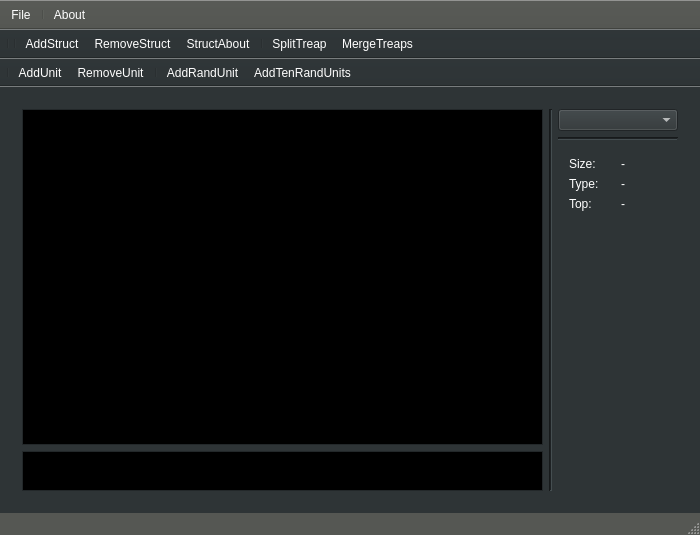
<?xml version="1.0" encoding="UTF-8"?>
<ui version="4.0">
 <class>MainWindow</class>
 <widget class="QMainWindow" name="MainWindow">
  <property name="geometry">
   <rect>
    <x>0</x>
    <y>0</y>
    <width>700</width>
    <height>535</height>
   </rect>
  </property>
  <property name="sizePolicy">
   <sizepolicy hsizetype="Preferred" vsizetype="Preferred">
    <horstretch>0</horstretch>
    <verstretch>0</verstretch>
   </sizepolicy>
  </property>
  <property name="minimumSize">
   <size>
    <width>400</width>
    <height>320</height>
   </size>
  </property>
  <property name="palette">
   <palette>
    <active>
     <colorrole role="WindowText">
      <brush brushstyle="SolidPattern">
       <color alpha="255">
        <red>255</red>
        <green>255</green>
        <blue>255</blue>
       </color>
      </brush>
     </colorrole>
     <colorrole role="Button">
      <brush brushstyle="SolidPattern">
       <color alpha="255">
        <red>46</red>
        <green>52</green>
        <blue>54</blue>
       </color>
      </brush>
     </colorrole>
     <colorrole role="Light">
      <brush brushstyle="SolidPattern">
       <color alpha="255">
        <red>69</red>
        <green>78</green>
        <blue>81</blue>
       </color>
      </brush>
     </colorrole>
     <colorrole role="Midlight">
      <brush brushstyle="SolidPattern">
       <color alpha="255">
        <red>57</red>
        <green>65</green>
        <blue>67</blue>
       </color>
      </brush>
     </colorrole>
     <colorrole role="Dark">
      <brush brushstyle="SolidPattern">
       <color alpha="255">
        <red>23</red>
        <green>26</green>
        <blue>27</blue>
       </color>
      </brush>
     </colorrole>
     <colorrole role="Mid">
      <brush brushstyle="SolidPattern">
       <color alpha="255">
        <red>30</red>
        <green>34</green>
        <blue>36</blue>
       </color>
      </brush>
     </colorrole>
     <colorrole role="Text">
      <brush brushstyle="SolidPattern">
       <color alpha="255">
        <red>255</red>
        <green>255</green>
        <blue>255</blue>
       </color>
      </brush>
     </colorrole>
     <colorrole role="BrightText">
      <brush brushstyle="SolidPattern">
       <color alpha="255">
        <red>255</red>
        <green>255</green>
        <blue>255</blue>
       </color>
      </brush>
     </colorrole>
     <colorrole role="ButtonText">
      <brush brushstyle="SolidPattern">
       <color alpha="255">
        <red>255</red>
        <green>255</green>
        <blue>255</blue>
       </color>
      </brush>
     </colorrole>
     <colorrole role="Base">
      <brush brushstyle="SolidPattern">
       <color alpha="255">
        <red>0</red>
        <green>0</green>
        <blue>0</blue>
       </color>
      </brush>
     </colorrole>
     <colorrole role="Window">
      <brush brushstyle="SolidPattern">
       <color alpha="255">
        <red>46</red>
        <green>52</green>
        <blue>54</blue>
       </color>
      </brush>
     </colorrole>
     <colorrole role="Shadow">
      <brush brushstyle="SolidPattern">
       <color alpha="255">
        <red>0</red>
        <green>0</green>
        <blue>0</blue>
       </color>
      </brush>
     </colorrole>
     <colorrole role="AlternateBase">
      <brush brushstyle="SolidPattern">
       <color alpha="255">
        <red>23</red>
        <green>26</green>
        <blue>27</blue>
       </color>
      </brush>
     </colorrole>
     <colorrole role="ToolTipBase">
      <brush brushstyle="SolidPattern">
       <color alpha="255">
        <red>255</red>
        <green>255</green>
        <blue>220</blue>
       </color>
      </brush>
     </colorrole>
     <colorrole role="ToolTipText">
      <brush brushstyle="SolidPattern">
       <color alpha="255">
        <red>0</red>
        <green>0</green>
        <blue>0</blue>
       </color>
      </brush>
     </colorrole>
    </active>
    <inactive>
     <colorrole role="WindowText">
      <brush brushstyle="SolidPattern">
       <color alpha="255">
        <red>255</red>
        <green>255</green>
        <blue>255</blue>
       </color>
      </brush>
     </colorrole>
     <colorrole role="Button">
      <brush brushstyle="SolidPattern">
       <color alpha="255">
        <red>46</red>
        <green>52</green>
        <blue>54</blue>
       </color>
      </brush>
     </colorrole>
     <colorrole role="Light">
      <brush brushstyle="SolidPattern">
       <color alpha="255">
        <red>69</red>
        <green>78</green>
        <blue>81</blue>
       </color>
      </brush>
     </colorrole>
     <colorrole role="Midlight">
      <brush brushstyle="SolidPattern">
       <color alpha="255">
        <red>57</red>
        <green>65</green>
        <blue>67</blue>
       </color>
      </brush>
     </colorrole>
     <colorrole role="Dark">
      <brush brushstyle="SolidPattern">
       <color alpha="255">
        <red>23</red>
        <green>26</green>
        <blue>27</blue>
       </color>
      </brush>
     </colorrole>
     <colorrole role="Mid">
      <brush brushstyle="SolidPattern">
       <color alpha="255">
        <red>30</red>
        <green>34</green>
        <blue>36</blue>
       </color>
      </brush>
     </colorrole>
     <colorrole role="Text">
      <brush brushstyle="SolidPattern">
       <color alpha="255">
        <red>255</red>
        <green>255</green>
        <blue>255</blue>
       </color>
      </brush>
     </colorrole>
     <colorrole role="BrightText">
      <brush brushstyle="SolidPattern">
       <color alpha="255">
        <red>255</red>
        <green>255</green>
        <blue>255</blue>
       </color>
      </brush>
     </colorrole>
     <colorrole role="ButtonText">
      <brush brushstyle="SolidPattern">
       <color alpha="255">
        <red>255</red>
        <green>255</green>
        <blue>255</blue>
       </color>
      </brush>
     </colorrole>
     <colorrole role="Base">
      <brush brushstyle="SolidPattern">
       <color alpha="255">
        <red>0</red>
        <green>0</green>
        <blue>0</blue>
       </color>
      </brush>
     </colorrole>
     <colorrole role="Window">
      <brush brushstyle="SolidPattern">
       <color alpha="255">
        <red>46</red>
        <green>52</green>
        <blue>54</blue>
       </color>
      </brush>
     </colorrole>
     <colorrole role="Shadow">
      <brush brushstyle="SolidPattern">
       <color alpha="255">
        <red>0</red>
        <green>0</green>
        <blue>0</blue>
       </color>
      </brush>
     </colorrole>
     <colorrole role="AlternateBase">
      <brush brushstyle="SolidPattern">
       <color alpha="255">
        <red>23</red>
        <green>26</green>
        <blue>27</blue>
       </color>
      </brush>
     </colorrole>
     <colorrole role="ToolTipBase">
      <brush brushstyle="SolidPattern">
       <color alpha="255">
        <red>255</red>
        <green>255</green>
        <blue>220</blue>
       </color>
      </brush>
     </colorrole>
     <colorrole role="ToolTipText">
      <brush brushstyle="SolidPattern">
       <color alpha="255">
        <red>0</red>
        <green>0</green>
        <blue>0</blue>
       </color>
      </brush>
     </colorrole>
    </inactive>
    <disabled>
     <colorrole role="WindowText">
      <brush brushstyle="SolidPattern">
       <color alpha="255">
        <red>23</red>
        <green>26</green>
        <blue>27</blue>
       </color>
      </brush>
     </colorrole>
     <colorrole role="Button">
      <brush brushstyle="SolidPattern">
       <color alpha="255">
        <red>46</red>
        <green>52</green>
        <blue>54</blue>
       </color>
      </brush>
     </colorrole>
     <colorrole role="Light">
      <brush brushstyle="SolidPattern">
       <color alpha="255">
        <red>69</red>
        <green>78</green>
        <blue>81</blue>
       </color>
      </brush>
     </colorrole>
     <colorrole role="Midlight">
      <brush brushstyle="SolidPattern">
       <color alpha="255">
        <red>57</red>
        <green>65</green>
        <blue>67</blue>
       </color>
      </brush>
     </colorrole>
     <colorrole role="Dark">
      <brush brushstyle="SolidPattern">
       <color alpha="255">
        <red>23</red>
        <green>26</green>
        <blue>27</blue>
       </color>
      </brush>
     </colorrole>
     <colorrole role="Mid">
      <brush brushstyle="SolidPattern">
       <color alpha="255">
        <red>30</red>
        <green>34</green>
        <blue>36</blue>
       </color>
      </brush>
     </colorrole>
     <colorrole role="Text">
      <brush brushstyle="SolidPattern">
       <color alpha="255">
        <red>23</red>
        <green>26</green>
        <blue>27</blue>
       </color>
      </brush>
     </colorrole>
     <colorrole role="BrightText">
      <brush brushstyle="SolidPattern">
       <color alpha="255">
        <red>255</red>
        <green>255</green>
        <blue>255</blue>
       </color>
      </brush>
     </colorrole>
     <colorrole role="ButtonText">
      <brush brushstyle="SolidPattern">
       <color alpha="255">
        <red>23</red>
        <green>26</green>
        <blue>27</blue>
       </color>
      </brush>
     </colorrole>
     <colorrole role="Base">
      <brush brushstyle="SolidPattern">
       <color alpha="255">
        <red>46</red>
        <green>52</green>
        <blue>54</blue>
       </color>
      </brush>
     </colorrole>
     <colorrole role="Window">
      <brush brushstyle="SolidPattern">
       <color alpha="255">
        <red>46</red>
        <green>52</green>
        <blue>54</blue>
       </color>
      </brush>
     </colorrole>
     <colorrole role="Shadow">
      <brush brushstyle="SolidPattern">
       <color alpha="255">
        <red>0</red>
        <green>0</green>
        <blue>0</blue>
       </color>
      </brush>
     </colorrole>
     <colorrole role="AlternateBase">
      <brush brushstyle="SolidPattern">
       <color alpha="255">
        <red>46</red>
        <green>52</green>
        <blue>54</blue>
       </color>
      </brush>
     </colorrole>
     <colorrole role="ToolTipBase">
      <brush brushstyle="SolidPattern">
       <color alpha="255">
        <red>255</red>
        <green>255</green>
        <blue>220</blue>
       </color>
      </brush>
     </colorrole>
     <colorrole role="ToolTipText">
      <brush brushstyle="SolidPattern">
       <color alpha="255">
        <red>0</red>
        <green>0</green>
        <blue>0</blue>
       </color>
      </brush>
     </colorrole>
    </disabled>
   </palette>
  </property>
  <property name="windowTitle">
   <string>Thunderstruct</string>
  </property>
  <widget class="QWidget" name="centralWidget">
   <layout class="QGridLayout" name="gridLayout">
    <item row="0" column="0">
     <widget class="QWidget" name="widget" native="true">
      <property name="minimumSize">
       <size>
        <width>150</width>
        <height>0</height>
       </size>
      </property>
      <layout class="QHBoxLayout" name="horizontalLayout_4">
       <item>
        <layout class="QVBoxLayout" name="verticalLayout">
         <item>
          <widget class="QTextBrowser" name="StructScheme">
           <property name="minimumSize">
            <size>
             <width>0</width>
             <height>0</height>
            </size>
           </property>
          </widget>
         </item>
         <item>
          <widget class="QTextBrowser" name="StructElemList">
           <property name="sizePolicy">
            <sizepolicy hsizetype="Expanding" vsizetype="Fixed">
             <horstretch>0</horstretch>
             <verstretch>0</verstretch>
            </sizepolicy>
           </property>
           <property name="minimumSize">
            <size>
             <width>0</width>
             <height>40</height>
            </size>
           </property>
           <property name="maximumSize">
            <size>
             <width>16777215</width>
             <height>40</height>
            </size>
           </property>
           <property name="lineWrapMode">
            <enum>QTextEdit::NoWrap</enum>
           </property>
          </widget>
         </item>
        </layout>
       </item>
       <item>
        <widget class="Line" name="line_2">
         <property name="midLineWidth">
          <number>1</number>
         </property>
         <property name="orientation">
          <enum>Qt::Vertical</enum>
         </property>
        </widget>
       </item>
       <item>
        <layout class="QVBoxLayout" name="verticalLayout_3">
         <item>
          <widget class="QComboBox" name="StructsList">
           <property name="sizePolicy">
            <sizepolicy hsizetype="Preferred" vsizetype="Fixed">
             <horstretch>0</horstretch>
             <verstretch>0</verstretch>
            </sizepolicy>
           </property>
           <property name="minimumSize">
            <size>
             <width>0</width>
             <height>0</height>
            </size>
           </property>
           <property name="maximumSize">
            <size>
             <width>160</width>
             <height>16777215</height>
            </size>
           </property>
           <property name="focusPolicy">
            <enum>Qt::WheelFocus</enum>
           </property>
           <property name="layoutDirection">
            <enum>Qt::LeftToRight</enum>
           </property>
           <property name="currentText">
            <string/>
           </property>
           <property name="insertPolicy">
            <enum>QComboBox::NoInsert</enum>
           </property>
          </widget>
         </item>
         <item>
          <widget class="Line" name="line">
           <property name="maximumSize">
            <size>
             <width>16777215</width>
             <height>16777215</height>
            </size>
           </property>
           <property name="lineWidth">
            <number>1</number>
           </property>
           <property name="midLineWidth">
            <number>1</number>
           </property>
           <property name="orientation">
            <enum>Qt::Horizontal</enum>
           </property>
          </widget>
         </item>
         <item>
          <widget class="QWidget" name="StructInfoBar" native="true">
           <property name="enabled">
            <bool>true</bool>
           </property>
           <property name="sizePolicy">
            <sizepolicy hsizetype="Fixed" vsizetype="Preferred">
             <horstretch>0</horstretch>
             <verstretch>0</verstretch>
            </sizepolicy>
           </property>
           <property name="minimumSize">
            <size>
             <width>120</width>
             <height>0</height>
            </size>
           </property>
           <property name="maximumSize">
            <size>
             <width>160</width>
             <height>16777215</height>
            </size>
           </property>
           <layout class="QVBoxLayout" name="verticalLayout_2">
            <item>
             <layout class="QHBoxLayout" name="horizontalLayout_2">
              <item>
               <widget class="QLabel" name="label_5">
                <property name="text">
                 <string>Size:</string>
                </property>
               </widget>
              </item>
              <item>
               <widget class="QLabel" name="StructSizeField_2">
                <property name="enabled">
                 <bool>true</bool>
                </property>
                <property name="text">
                 <string>-</string>
                </property>
               </widget>
              </item>
             </layout>
            </item>
            <item>
             <layout class="QHBoxLayout" name="horizontalLayout">
              <item>
               <widget class="QLabel" name="label_6">
                <property name="text">
                 <string>Type:</string>
                </property>
               </widget>
              </item>
              <item>
               <widget class="QLabel" name="DataTypeField_2">
                <property name="text">
                 <string>-</string>
                </property>
               </widget>
              </item>
             </layout>
            </item>
            <item>
             <layout class="QHBoxLayout" name="horizontalLayout_3">
              <item>
               <widget class="QLabel" name="label_4">
                <property name="text">
                 <string>Top:</string>
                </property>
               </widget>
              </item>
              <item>
               <widget class="QLabel" name="TopElDataField_2">
                <property name="text">
                 <string>-</string>
                </property>
               </widget>
              </item>
             </layout>
            </item>
            <item>
             <spacer name="verticalSpacer">
              <property name="orientation">
               <enum>Qt::Vertical</enum>
              </property>
              <property name="sizeHint" stdset="0">
               <size>
                <width>20</width>
                <height>40</height>
               </size>
              </property>
             </spacer>
            </item>
           </layout>
          </widget>
         </item>
        </layout>
       </item>
      </layout>
     </widget>
    </item>
   </layout>
  </widget>
  <widget class="QToolBar" name="ToolbarMenu">
   <property name="sizePolicy">
    <sizepolicy hsizetype="Fixed" vsizetype="Fixed">
     <horstretch>0</horstretch>
     <verstretch>0</verstretch>
    </sizepolicy>
   </property>
   <property name="palette">
    <palette>
     <active>
      <colorrole role="WindowText">
       <brush brushstyle="SolidPattern">
        <color alpha="255">
         <red>255</red>
         <green>255</green>
         <blue>255</blue>
        </color>
       </brush>
      </colorrole>
      <colorrole role="Button">
       <brush brushstyle="SolidPattern">
        <color alpha="255">
         <red>85</red>
         <green>87</green>
         <blue>83</blue>
        </color>
       </brush>
      </colorrole>
      <colorrole role="Light">
       <brush brushstyle="SolidPattern">
        <color alpha="255">
         <red>127</red>
         <green>131</green>
         <blue>124</blue>
        </color>
       </brush>
      </colorrole>
      <colorrole role="Midlight">
       <brush brushstyle="SolidPattern">
        <color alpha="255">
         <red>106</red>
         <green>109</green>
         <blue>103</blue>
        </color>
       </brush>
      </colorrole>
      <colorrole role="Dark">
       <brush brushstyle="SolidPattern">
        <color alpha="255">
         <red>42</red>
         <green>43</green>
         <blue>41</blue>
        </color>
       </brush>
      </colorrole>
      <colorrole role="Mid">
       <brush brushstyle="SolidPattern">
        <color alpha="255">
         <red>56</red>
         <green>58</green>
         <blue>55</blue>
        </color>
       </brush>
      </colorrole>
      <colorrole role="Text">
       <brush brushstyle="SolidPattern">
        <color alpha="255">
         <red>255</red>
         <green>255</green>
         <blue>255</blue>
        </color>
       </brush>
      </colorrole>
      <colorrole role="BrightText">
       <brush brushstyle="SolidPattern">
        <color alpha="255">
         <red>255</red>
         <green>255</green>
         <blue>255</blue>
        </color>
       </brush>
      </colorrole>
      <colorrole role="ButtonText">
       <brush brushstyle="SolidPattern">
        <color alpha="255">
         <red>255</red>
         <green>255</green>
         <blue>255</blue>
        </color>
       </brush>
      </colorrole>
      <colorrole role="Base">
       <brush brushstyle="SolidPattern">
        <color alpha="255">
         <red>0</red>
         <green>0</green>
         <blue>0</blue>
        </color>
       </brush>
      </colorrole>
      <colorrole role="Window">
       <brush brushstyle="SolidPattern">
        <color alpha="255">
         <red>85</red>
         <green>87</green>
         <blue>83</blue>
        </color>
       </brush>
      </colorrole>
      <colorrole role="Shadow">
       <brush brushstyle="SolidPattern">
        <color alpha="255">
         <red>0</red>
         <green>0</green>
         <blue>0</blue>
        </color>
       </brush>
      </colorrole>
      <colorrole role="AlternateBase">
       <brush brushstyle="SolidPattern">
        <color alpha="255">
         <red>42</red>
         <green>43</green>
         <blue>41</blue>
        </color>
       </brush>
      </colorrole>
      <colorrole role="ToolTipBase">
       <brush brushstyle="SolidPattern">
        <color alpha="255">
         <red>255</red>
         <green>255</green>
         <blue>220</blue>
        </color>
       </brush>
      </colorrole>
      <colorrole role="ToolTipText">
       <brush brushstyle="SolidPattern">
        <color alpha="255">
         <red>0</red>
         <green>0</green>
         <blue>0</blue>
        </color>
       </brush>
      </colorrole>
     </active>
     <inactive>
      <colorrole role="WindowText">
       <brush brushstyle="SolidPattern">
        <color alpha="255">
         <red>255</red>
         <green>255</green>
         <blue>255</blue>
        </color>
       </brush>
      </colorrole>
      <colorrole role="Button">
       <brush brushstyle="SolidPattern">
        <color alpha="255">
         <red>85</red>
         <green>87</green>
         <blue>83</blue>
        </color>
       </brush>
      </colorrole>
      <colorrole role="Light">
       <brush brushstyle="SolidPattern">
        <color alpha="255">
         <red>127</red>
         <green>131</green>
         <blue>124</blue>
        </color>
       </brush>
      </colorrole>
      <colorrole role="Midlight">
       <brush brushstyle="SolidPattern">
        <color alpha="255">
         <red>106</red>
         <green>109</green>
         <blue>103</blue>
        </color>
       </brush>
      </colorrole>
      <colorrole role="Dark">
       <brush brushstyle="SolidPattern">
        <color alpha="255">
         <red>42</red>
         <green>43</green>
         <blue>41</blue>
        </color>
       </brush>
      </colorrole>
      <colorrole role="Mid">
       <brush brushstyle="SolidPattern">
        <color alpha="255">
         <red>56</red>
         <green>58</green>
         <blue>55</blue>
        </color>
       </brush>
      </colorrole>
      <colorrole role="Text">
       <brush brushstyle="SolidPattern">
        <color alpha="255">
         <red>255</red>
         <green>255</green>
         <blue>255</blue>
        </color>
       </brush>
      </colorrole>
      <colorrole role="BrightText">
       <brush brushstyle="SolidPattern">
        <color alpha="255">
         <red>255</red>
         <green>255</green>
         <blue>255</blue>
        </color>
       </brush>
      </colorrole>
      <colorrole role="ButtonText">
       <brush brushstyle="SolidPattern">
        <color alpha="255">
         <red>255</red>
         <green>255</green>
         <blue>255</blue>
        </color>
       </brush>
      </colorrole>
      <colorrole role="Base">
       <brush brushstyle="SolidPattern">
        <color alpha="255">
         <red>0</red>
         <green>0</green>
         <blue>0</blue>
        </color>
       </brush>
      </colorrole>
      <colorrole role="Window">
       <brush brushstyle="SolidPattern">
        <color alpha="255">
         <red>85</red>
         <green>87</green>
         <blue>83</blue>
        </color>
       </brush>
      </colorrole>
      <colorrole role="Shadow">
       <brush brushstyle="SolidPattern">
        <color alpha="255">
         <red>0</red>
         <green>0</green>
         <blue>0</blue>
        </color>
       </brush>
      </colorrole>
      <colorrole role="AlternateBase">
       <brush brushstyle="SolidPattern">
        <color alpha="255">
         <red>42</red>
         <green>43</green>
         <blue>41</blue>
        </color>
       </brush>
      </colorrole>
      <colorrole role="ToolTipBase">
       <brush brushstyle="SolidPattern">
        <color alpha="255">
         <red>255</red>
         <green>255</green>
         <blue>220</blue>
        </color>
       </brush>
      </colorrole>
      <colorrole role="ToolTipText">
       <brush brushstyle="SolidPattern">
        <color alpha="255">
         <red>0</red>
         <green>0</green>
         <blue>0</blue>
        </color>
       </brush>
      </colorrole>
     </inactive>
     <disabled>
      <colorrole role="WindowText">
       <brush brushstyle="SolidPattern">
        <color alpha="255">
         <red>42</red>
         <green>43</green>
         <blue>41</blue>
        </color>
       </brush>
      </colorrole>
      <colorrole role="Button">
       <brush brushstyle="SolidPattern">
        <color alpha="255">
         <red>85</red>
         <green>87</green>
         <blue>83</blue>
        </color>
       </brush>
      </colorrole>
      <colorrole role="Light">
       <brush brushstyle="SolidPattern">
        <color alpha="255">
         <red>127</red>
         <green>131</green>
         <blue>124</blue>
        </color>
       </brush>
      </colorrole>
      <colorrole role="Midlight">
       <brush brushstyle="SolidPattern">
        <color alpha="255">
         <red>106</red>
         <green>109</green>
         <blue>103</blue>
        </color>
       </brush>
      </colorrole>
      <colorrole role="Dark">
       <brush brushstyle="SolidPattern">
        <color alpha="255">
         <red>42</red>
         <green>43</green>
         <blue>41</blue>
        </color>
       </brush>
      </colorrole>
      <colorrole role="Mid">
       <brush brushstyle="SolidPattern">
        <color alpha="255">
         <red>56</red>
         <green>58</green>
         <blue>55</blue>
        </color>
       </brush>
      </colorrole>
      <colorrole role="Text">
       <brush brushstyle="SolidPattern">
        <color alpha="255">
         <red>42</red>
         <green>43</green>
         <blue>41</blue>
        </color>
       </brush>
      </colorrole>
      <colorrole role="BrightText">
       <brush brushstyle="SolidPattern">
        <color alpha="255">
         <red>255</red>
         <green>255</green>
         <blue>255</blue>
        </color>
       </brush>
      </colorrole>
      <colorrole role="ButtonText">
       <brush brushstyle="SolidPattern">
        <color alpha="255">
         <red>42</red>
         <green>43</green>
         <blue>41</blue>
        </color>
       </brush>
      </colorrole>
      <colorrole role="Base">
       <brush brushstyle="SolidPattern">
        <color alpha="255">
         <red>85</red>
         <green>87</green>
         <blue>83</blue>
        </color>
       </brush>
      </colorrole>
      <colorrole role="Window">
       <brush brushstyle="SolidPattern">
        <color alpha="255">
         <red>85</red>
         <green>87</green>
         <blue>83</blue>
        </color>
       </brush>
      </colorrole>
      <colorrole role="Shadow">
       <brush brushstyle="SolidPattern">
        <color alpha="255">
         <red>0</red>
         <green>0</green>
         <blue>0</blue>
        </color>
       </brush>
      </colorrole>
      <colorrole role="AlternateBase">
       <brush brushstyle="SolidPattern">
        <color alpha="255">
         <red>85</red>
         <green>87</green>
         <blue>83</blue>
        </color>
       </brush>
      </colorrole>
      <colorrole role="ToolTipBase">
       <brush brushstyle="SolidPattern">
        <color alpha="255">
         <red>255</red>
         <green>255</green>
         <blue>220</blue>
        </color>
       </brush>
      </colorrole>
      <colorrole role="ToolTipText">
       <brush brushstyle="SolidPattern">
        <color alpha="255">
         <red>0</red>
         <green>0</green>
         <blue>0</blue>
        </color>
       </brush>
      </colorrole>
     </disabled>
    </palette>
   </property>
   <property name="windowTitle">
    <string>toolBar</string>
   </property>
   <property name="movable">
    <bool>false</bool>
   </property>
   <property name="iconSize">
    <size>
     <width>40</width>
     <height>36</height>
    </size>
   </property>
   <property name="toolButtonStyle">
    <enum>Qt::ToolButtonFollowStyle</enum>
   </property>
   <property name="floatable">
    <bool>false</bool>
   </property>
   <attribute name="toolBarArea">
    <enum>TopToolBarArea</enum>
   </attribute>
   <attribute name="toolBarBreak">
    <bool>false</bool>
   </attribute>
   <addaction name="actionFile"/>
   <addaction name="separator"/>
   <addaction name="actionAbout"/>
  </widget>
  <widget class="QToolBar" name="ToolbarDataStructs">
   <property name="sizePolicy">
    <sizepolicy hsizetype="Preferred" vsizetype="Fixed">
     <horstretch>0</horstretch>
     <verstretch>0</verstretch>
    </sizepolicy>
   </property>
   <property name="minimumSize">
    <size>
     <width>0</width>
     <height>0</height>
    </size>
   </property>
   <property name="sizeIncrement">
    <size>
     <width>0</width>
     <height>0</height>
    </size>
   </property>
   <property name="windowTitle">
    <string>toolBar_2</string>
   </property>
   <property name="movable">
    <bool>false</bool>
   </property>
   <property name="iconSize">
    <size>
     <width>32</width>
     <height>32</height>
    </size>
   </property>
   <attribute name="toolBarArea">
    <enum>TopToolBarArea</enum>
   </attribute>
   <attribute name="toolBarBreak">
    <bool>true</bool>
   </attribute>
   <addaction name="separator"/>
   <addaction name="separator"/>
   <addaction name="actionAddStruct"/>
   <addaction name="actionRemoveStruct"/>
   <addaction name="actionStructAbout"/>
   <addaction name="separator"/>
   <addaction name="actionSplitTreap"/>
   <addaction name="actionMergeTreaps"/>
  </widget>
  <widget class="QStatusBar" name="statusBar">
   <property name="minimumSize">
    <size>
     <width>0</width>
     <height>0</height>
    </size>
   </property>
   <property name="palette">
    <palette>
     <active>
      <colorrole role="WindowText">
       <brush brushstyle="SolidPattern">
        <color alpha="255">
         <red>255</red>
         <green>255</green>
         <blue>255</blue>
        </color>
       </brush>
      </colorrole>
      <colorrole role="Button">
       <brush brushstyle="SolidPattern">
        <color alpha="255">
         <red>85</red>
         <green>87</green>
         <blue>83</blue>
        </color>
       </brush>
      </colorrole>
      <colorrole role="Light">
       <brush brushstyle="SolidPattern">
        <color alpha="255">
         <red>127</red>
         <green>131</green>
         <blue>124</blue>
        </color>
       </brush>
      </colorrole>
      <colorrole role="Midlight">
       <brush brushstyle="SolidPattern">
        <color alpha="255">
         <red>106</red>
         <green>109</green>
         <blue>103</blue>
        </color>
       </brush>
      </colorrole>
      <colorrole role="Dark">
       <brush brushstyle="SolidPattern">
        <color alpha="255">
         <red>42</red>
         <green>43</green>
         <blue>41</blue>
        </color>
       </brush>
      </colorrole>
      <colorrole role="Mid">
       <brush brushstyle="SolidPattern">
        <color alpha="255">
         <red>56</red>
         <green>58</green>
         <blue>55</blue>
        </color>
       </brush>
      </colorrole>
      <colorrole role="Text">
       <brush brushstyle="SolidPattern">
        <color alpha="255">
         <red>255</red>
         <green>255</green>
         <blue>255</blue>
        </color>
       </brush>
      </colorrole>
      <colorrole role="BrightText">
       <brush brushstyle="SolidPattern">
        <color alpha="255">
         <red>255</red>
         <green>255</green>
         <blue>255</blue>
        </color>
       </brush>
      </colorrole>
      <colorrole role="ButtonText">
       <brush brushstyle="SolidPattern">
        <color alpha="255">
         <red>255</red>
         <green>255</green>
         <blue>255</blue>
        </color>
       </brush>
      </colorrole>
      <colorrole role="Base">
       <brush brushstyle="SolidPattern">
        <color alpha="255">
         <red>0</red>
         <green>0</green>
         <blue>0</blue>
        </color>
       </brush>
      </colorrole>
      <colorrole role="Window">
       <brush brushstyle="SolidPattern">
        <color alpha="255">
         <red>85</red>
         <green>87</green>
         <blue>83</blue>
        </color>
       </brush>
      </colorrole>
      <colorrole role="Shadow">
       <brush brushstyle="SolidPattern">
        <color alpha="255">
         <red>0</red>
         <green>0</green>
         <blue>0</blue>
        </color>
       </brush>
      </colorrole>
      <colorrole role="AlternateBase">
       <brush brushstyle="SolidPattern">
        <color alpha="255">
         <red>42</red>
         <green>43</green>
         <blue>41</blue>
        </color>
       </brush>
      </colorrole>
      <colorrole role="ToolTipBase">
       <brush brushstyle="SolidPattern">
        <color alpha="255">
         <red>255</red>
         <green>255</green>
         <blue>220</blue>
        </color>
       </brush>
      </colorrole>
      <colorrole role="ToolTipText">
       <brush brushstyle="SolidPattern">
        <color alpha="255">
         <red>0</red>
         <green>0</green>
         <blue>0</blue>
        </color>
       </brush>
      </colorrole>
     </active>
     <inactive>
      <colorrole role="WindowText">
       <brush brushstyle="SolidPattern">
        <color alpha="255">
         <red>255</red>
         <green>255</green>
         <blue>255</blue>
        </color>
       </brush>
      </colorrole>
      <colorrole role="Button">
       <brush brushstyle="SolidPattern">
        <color alpha="255">
         <red>85</red>
         <green>87</green>
         <blue>83</blue>
        </color>
       </brush>
      </colorrole>
      <colorrole role="Light">
       <brush brushstyle="SolidPattern">
        <color alpha="255">
         <red>127</red>
         <green>131</green>
         <blue>124</blue>
        </color>
       </brush>
      </colorrole>
      <colorrole role="Midlight">
       <brush brushstyle="SolidPattern">
        <color alpha="255">
         <red>106</red>
         <green>109</green>
         <blue>103</blue>
        </color>
       </brush>
      </colorrole>
      <colorrole role="Dark">
       <brush brushstyle="SolidPattern">
        <color alpha="255">
         <red>42</red>
         <green>43</green>
         <blue>41</blue>
        </color>
       </brush>
      </colorrole>
      <colorrole role="Mid">
       <brush brushstyle="SolidPattern">
        <color alpha="255">
         <red>56</red>
         <green>58</green>
         <blue>55</blue>
        </color>
       </brush>
      </colorrole>
      <colorrole role="Text">
       <brush brushstyle="SolidPattern">
        <color alpha="255">
         <red>255</red>
         <green>255</green>
         <blue>255</blue>
        </color>
       </brush>
      </colorrole>
      <colorrole role="BrightText">
       <brush brushstyle="SolidPattern">
        <color alpha="255">
         <red>255</red>
         <green>255</green>
         <blue>255</blue>
        </color>
       </brush>
      </colorrole>
      <colorrole role="ButtonText">
       <brush brushstyle="SolidPattern">
        <color alpha="255">
         <red>255</red>
         <green>255</green>
         <blue>255</blue>
        </color>
       </brush>
      </colorrole>
      <colorrole role="Base">
       <brush brushstyle="SolidPattern">
        <color alpha="255">
         <red>0</red>
         <green>0</green>
         <blue>0</blue>
        </color>
       </brush>
      </colorrole>
      <colorrole role="Window">
       <brush brushstyle="SolidPattern">
        <color alpha="255">
         <red>85</red>
         <green>87</green>
         <blue>83</blue>
        </color>
       </brush>
      </colorrole>
      <colorrole role="Shadow">
       <brush brushstyle="SolidPattern">
        <color alpha="255">
         <red>0</red>
         <green>0</green>
         <blue>0</blue>
        </color>
       </brush>
      </colorrole>
      <colorrole role="AlternateBase">
       <brush brushstyle="SolidPattern">
        <color alpha="255">
         <red>42</red>
         <green>43</green>
         <blue>41</blue>
        </color>
       </brush>
      </colorrole>
      <colorrole role="ToolTipBase">
       <brush brushstyle="SolidPattern">
        <color alpha="255">
         <red>255</red>
         <green>255</green>
         <blue>220</blue>
        </color>
       </brush>
      </colorrole>
      <colorrole role="ToolTipText">
       <brush brushstyle="SolidPattern">
        <color alpha="255">
         <red>0</red>
         <green>0</green>
         <blue>0</blue>
        </color>
       </brush>
      </colorrole>
     </inactive>
     <disabled>
      <colorrole role="WindowText">
       <brush brushstyle="SolidPattern">
        <color alpha="255">
         <red>42</red>
         <green>43</green>
         <blue>41</blue>
        </color>
       </brush>
      </colorrole>
      <colorrole role="Button">
       <brush brushstyle="SolidPattern">
        <color alpha="255">
         <red>85</red>
         <green>87</green>
         <blue>83</blue>
        </color>
       </brush>
      </colorrole>
      <colorrole role="Light">
       <brush brushstyle="SolidPattern">
        <color alpha="255">
         <red>127</red>
         <green>131</green>
         <blue>124</blue>
        </color>
       </brush>
      </colorrole>
      <colorrole role="Midlight">
       <brush brushstyle="SolidPattern">
        <color alpha="255">
         <red>106</red>
         <green>109</green>
         <blue>103</blue>
        </color>
       </brush>
      </colorrole>
      <colorrole role="Dark">
       <brush brushstyle="SolidPattern">
        <color alpha="255">
         <red>42</red>
         <green>43</green>
         <blue>41</blue>
        </color>
       </brush>
      </colorrole>
      <colorrole role="Mid">
       <brush brushstyle="SolidPattern">
        <color alpha="255">
         <red>56</red>
         <green>58</green>
         <blue>55</blue>
        </color>
       </brush>
      </colorrole>
      <colorrole role="Text">
       <brush brushstyle="SolidPattern">
        <color alpha="255">
         <red>42</red>
         <green>43</green>
         <blue>41</blue>
        </color>
       </brush>
      </colorrole>
      <colorrole role="BrightText">
       <brush brushstyle="SolidPattern">
        <color alpha="255">
         <red>255</red>
         <green>255</green>
         <blue>255</blue>
        </color>
       </brush>
      </colorrole>
      <colorrole role="ButtonText">
       <brush brushstyle="SolidPattern">
        <color alpha="255">
         <red>42</red>
         <green>43</green>
         <blue>41</blue>
        </color>
       </brush>
      </colorrole>
      <colorrole role="Base">
       <brush brushstyle="SolidPattern">
        <color alpha="255">
         <red>85</red>
         <green>87</green>
         <blue>83</blue>
        </color>
       </brush>
      </colorrole>
      <colorrole role="Window">
       <brush brushstyle="SolidPattern">
        <color alpha="255">
         <red>85</red>
         <green>87</green>
         <blue>83</blue>
        </color>
       </brush>
      </colorrole>
      <colorrole role="Shadow">
       <brush brushstyle="SolidPattern">
        <color alpha="255">
         <red>0</red>
         <green>0</green>
         <blue>0</blue>
        </color>
       </brush>
      </colorrole>
      <colorrole role="AlternateBase">
       <brush brushstyle="SolidPattern">
        <color alpha="255">
         <red>85</red>
         <green>87</green>
         <blue>83</blue>
        </color>
       </brush>
      </colorrole>
      <colorrole role="ToolTipBase">
       <brush brushstyle="SolidPattern">
        <color alpha="255">
         <red>255</red>
         <green>255</green>
         <blue>220</blue>
        </color>
       </brush>
      </colorrole>
      <colorrole role="ToolTipText">
       <brush brushstyle="SolidPattern">
        <color alpha="255">
         <red>0</red>
         <green>0</green>
         <blue>0</blue>
        </color>
       </brush>
      </colorrole>
     </disabled>
    </palette>
   </property>
   <property name="autoFillBackground">
    <bool>true</bool>
   </property>
   <property name="sizeGripEnabled">
    <bool>true</bool>
   </property>
  </widget>
  <widget class="QToolBar" name="ToolbarUnits">
   <property name="enabled">
    <bool>true</bool>
   </property>
   <property name="windowTitle">
    <string>toolBar_3</string>
   </property>
   <property name="movable">
    <bool>false</bool>
   </property>
   <property name="iconSize">
    <size>
     <width>26</width>
     <height>26</height>
    </size>
   </property>
   <property name="floatable">
    <bool>true</bool>
   </property>
   <attribute name="toolBarArea">
    <enum>TopToolBarArea</enum>
   </attribute>
   <attribute name="toolBarBreak">
    <bool>true</bool>
   </attribute>
   <addaction name="separator"/>
   <addaction name="actionAddUnit"/>
   <addaction name="actionRemoveUnit"/>
   <addaction name="separator"/>
   <addaction name="actionAddRandUnit"/>
   <addaction name="actionAddTenRandUnits"/>
  </widget>
  <action name="actionFile">
   <property name="checkable">
    <bool>false</bool>
   </property>
   <property name="checked">
    <bool>false</bool>
   </property>
   <property name="icon">
    <iconset resource="interfaceicons.qrc">
     <normaloff>:/Assets/Interface/Icons/Assets/Interface/Icons/general.png</normaloff>:/Assets/Interface/Icons/Assets/Interface/Icons/general.png</iconset>
   </property>
   <property name="text">
    <string>File</string>
   </property>
   <property name="autoRepeat">
    <bool>true</bool>
   </property>
   <property name="menuRole">
    <enum>QAction::ApplicationSpecificRole</enum>
   </property>
   <property name="iconVisibleInMenu">
    <bool>false</bool>
   </property>
  </action>
  <action name="actionAddUnit">
   <property name="enabled">
    <bool>true</bool>
   </property>
   <property name="icon">
    <iconset resource="interfaceicons.qrc">
     <normaloff>:/Assets/Interface/Icons/Assets/Interface/Icons/add.png</normaloff>
     <disabledoff>:/Assets/Interface/Icons/Assets/Interface/Icons/add_dis.png</disabledoff>:/Assets/Interface/Icons/Assets/Interface/Icons/add.png</iconset>
   </property>
   <property name="text">
    <string>AddUnit</string>
   </property>
   <property name="toolTip">
    <string>AddUnit</string>
   </property>
  </action>
  <action name="actionRemoveUnit">
   <property name="enabled">
    <bool>true</bool>
   </property>
   <property name="icon">
    <iconset resource="interfaceicons.qrc">
     <normaloff>:/Assets/Interface/Icons/Assets/Interface/Icons/erase.png</normaloff>
     <disabledoff>:/Assets/Interface/Icons/Assets/Interface/Icons/erase_dis.png</disabledoff>:/Assets/Interface/Icons/Assets/Interface/Icons/erase.png</iconset>
   </property>
   <property name="text">
    <string>RemoveUnit</string>
   </property>
   <property name="toolTip">
    <string>RemoveUnit</string>
   </property>
  </action>
  <action name="actionAbout">
   <property name="text">
    <string>About</string>
   </property>
  </action>
  <action name="actionAddStruct">
   <property name="icon">
    <iconset resource="interfaceicons.qrc">
     <normaloff>:/Assets/Interface/Icons/Assets/Interface/Icons/StructAdd.png</normaloff>:/Assets/Interface/Icons/Assets/Interface/Icons/StructAdd.png</iconset>
   </property>
   <property name="text">
    <string>AddStruct</string>
   </property>
  </action>
  <action name="actionRemoveStruct">
   <property name="enabled">
    <bool>true</bool>
   </property>
   <property name="icon">
    <iconset resource="interfaceicons.qrc">
     <normaloff>:/Assets/Interface/Icons/Assets/Interface/Icons/StructRemove.png</normaloff>
     <disabledoff>:/Assets/Interface/Icons/Assets/Interface/Icons/StructRemove_dis.png</disabledoff>:/Assets/Interface/Icons/Assets/Interface/Icons/StructRemove.png</iconset>
   </property>
   <property name="text">
    <string>RemoveStruct</string>
   </property>
  </action>
  <action name="actionMergeTreaps">
   <property name="enabled">
    <bool>true</bool>
   </property>
   <property name="icon">
    <iconset resource="interfaceicons.qrc">
     <normaloff>:/Assets/Interface/Icons/Assets/Interface/Icons/merge.png</normaloff>
     <disabledoff>:/Assets/Interface/Icons/Assets/Interface/Icons/merge_dis.png</disabledoff>:/Assets/Interface/Icons/Assets/Interface/Icons/merge.png</iconset>
   </property>
   <property name="text">
    <string>MergeTreaps</string>
   </property>
  </action>
  <action name="actionSplitTreap">
   <property name="enabled">
    <bool>true</bool>
   </property>
   <property name="icon">
    <iconset resource="interfaceicons.qrc">
     <normaloff>:/Assets/Interface/Icons/Assets/Interface/Icons/Split.png</normaloff>
     <disabledoff>:/Assets/Interface/Icons/Assets/Interface/Icons/split_dis.png</disabledoff>:/Assets/Interface/Icons/Assets/Interface/Icons/Split.png</iconset>
   </property>
   <property name="text">
    <string>SplitTreap</string>
   </property>
  </action>
  <action name="actionAddRandUnit">
   <property name="icon">
    <iconset resource="interfaceicons.qrc">
     <normaloff>:/Assets/Interface/Icons/Assets/Interface/Icons/add_rand.png</normaloff>
     <disabledoff>:/Assets/Interface/Icons/Assets/Interface/Icons/add_rand_dis.png</disabledoff>:/Assets/Interface/Icons/Assets/Interface/Icons/add_rand.png</iconset>
   </property>
   <property name="text">
    <string>AddRandUnit</string>
   </property>
  </action>
  <action name="actionExit">
   <property name="text">
    <string>Exit</string>
   </property>
  </action>
  <action name="actionAddTenRandUnits">
   <property name="icon">
    <iconset resource="interfaceicons.qrc">
     <normaloff>:/Assets/Interface/Icons/Assets/Interface/Icons/addten_rand.png</normaloff>
     <disabledoff>:/Assets/Interface/Icons/Assets/Interface/Icons/addten_rand_dis.png</disabledoff>:/Assets/Interface/Icons/Assets/Interface/Icons/addten_rand.png</iconset>
   </property>
   <property name="text">
    <string>AddTenRandUnits</string>
   </property>
  </action>
  <action name="actionStructAbout">
   <property name="icon">
    <iconset resource="interfaceicons.qrc">
     <normaloff>:/Assets/Interface/Icons/Assets/Interface/Icons/info.png</normaloff>
     <disabledoff>:/Assets/Interface/Icons/Assets/Interface/Icons/info_dis.png</disabledoff>:/Assets/Interface/Icons/Assets/Interface/Icons/info.png</iconset>
   </property>
   <property name="text">
    <string>StructAbout</string>
   </property>
  </action>
 </widget>
 <layoutdefault spacing="6" margin="11"/>
 <resources>
  <include location="interfaceicons.qrc"/>
 </resources>
 <connections/>
</ui>
